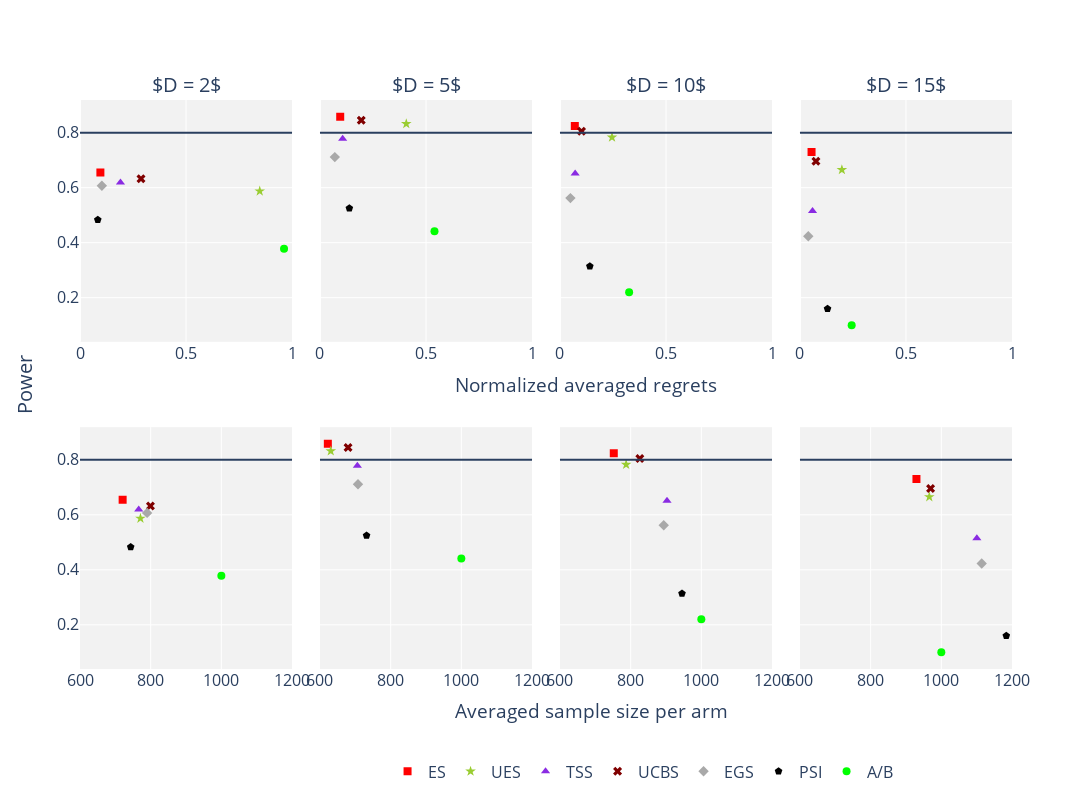

The notebook cell saved with this chart:
### Code cell
df = pd.read_csv("res_sim_gauss_var_numd.csv")
idx2key = {
    "0": r"$D = 2$",
    "1": r"$D = 5$",
    "2": r"$D = 10$",
    "3": r"$D = 15$",
}
algos = ["ES", "UES", "TSS", "UCBS", "EGS", "PSI", "A/B"]
key2data = get_key2data(df, idx2key, algos)
print(key2data)
fig = sd_return_fig(algos, key2data, 0.13, False, [[0.00, 1.00], [600, 1200]], 8, line_add=0.8)
fig.add_annotation(dict(
    font=dict(size=19),
    x=0.4,
    y=0.5,
    showarrow=False,
    text="Normalized averaged regrets",
    xanchor="left",
    xref="paper",
    yref="paper",
))
fig.add_annotation(dict(
    font=dict(size=19),
    x=0.4,
    y=-0.1,
    showarrow=False,
    text="Averaged sample size per arm",
    xanchor="left",
    xref="paper",
    yref="paper",
))

# print(fig.layout)
fig.show()
plotly.io.write_image(fig, 'sim_gauss_var_numd.pdf', format='pdf')

### Figure 1 — Plotly figure (JSON) as saved in the notebook; plotly's stock layout.template omitted (floating-point values rounded to 4 significant figures)
{"data": [{"legendgroup": "ES", "marker": {"color": ["red"], "size": 8, "symbol": ["square"]}, "mode": "markers", "name": "ES", "orientation": "h", "showlegend": true, "type": "scatter", "x": [0.09615], "xaxis": "x", "y": [0.655], "yaxis": "y"}, {"legendgroup": "ES", "marker": {"color": ["red"], "size": 8, "symbol": ["square"]}, "mode": "markers", "name": "ES", "orientation": "h", "showlegend": false, "type": "scatter", "x": [720.7], "xaxis": "x5", "y": [0.655], "yaxis": "y5"}, {"legendgroup": "UES", "marker": {"color": ["yellowgreen"], "size": 8, "symbol": ["star"]}, "mode": "markers", "name": "UES", "orientation": "h", "showlegend": true, "type": "scatter", "x": [0.8477], "xaxis": "x", "y": [0.587], "yaxis": "y"}, {"legendgroup": "UES", "marker": {"color": ["yellowgreen"], "size": 8, "symbol": ["star"]}, "mode": "markers", "name": "UES", "orientation": "h", "showlegend": false, "type": "scatter", "x": [771.1], "xaxis": "x5", "y": [0.587], "yaxis": "y5"}, {"legendgroup": "TSS", "marker": {"color": ["blueviolet"], "size": 8, "symbol": ["triangle-up"]}, "mode": "markers", "name": "TSS", "orientation": "h", "showlegend": true, "type": "scatter", "x": [0.1908], "xaxis": "x", "y": [0.619], "yaxis": "y"}, {"legendgroup": "TSS", "marker": {"color": ["blueviolet"], "size": 8, "symbol": ["triangle-up"]}, "mode": "markers", "name": "TSS", "orientation": "h", "showlegend": false, "type": "scatter", "x": [766.2], "xaxis": "x5", "y": [0.619], "yaxis": "y5"}, {"legendgroup": "UCBS", "marker": {"color": ["maroon"], "size": 8, "symbol": ["x"]}, "mode": "markers", "name": "UCBS", "orientation": "h", "showlegend": true, "type": "scatter", "x": [0.2877], "xaxis": "x", "y": [0.632], "yaxis": "y"}, {"legendgroup": "UCBS", "marker": {"color": ["maroon"], "size": 8, "symbol": ["x"]}, "mode": "markers", "name": "UCBS", "orientation": "h", "showlegend": false, "type": "scatter", "x": [799.4], "xaxis": "x5", "y": [0.632], "yaxis": "y5"}, {"legendgroup": "EGS", "marker": {"color": ["darkgray"], "size": 8, "symbol": ["diamond"]}, "mode": "markers", "name": "EGS", "orientation": "h", "showlegend": true, "type": "scatter", "x": [0.1031], "xaxis": "x", "y": [0.607], "yaxis": "y"}, {"legendgroup": "EGS", "marker": {"color": ["darkgray"], "size": 8, "symbol": ["diamond"]}, "mode": "markers", "name": "EGS", "orientation": "h", "showlegend": false, "type": "scatter", "x": [789.9], "xaxis": "x5", "y": [0.607], "yaxis": "y5"}, {"legendgroup": "PSI", "marker": {"color": ["black"], "size": 8, "symbol": ["pentagon"]}, "mode": "markers", "name": "PSI", "orientation": "h", "showlegend": true, "type": "scatter", "x": [0.08385], "xaxis": "x", "y": [0.483], "yaxis": "y"}, {"legendgroup": "PSI", "marker": {"color": ["black"], "size": 8, "symbol": ["pentagon"]}, "mode": "markers", "name": "PSI", "orientation": "h", "showlegend": false, "type": "scatter", "x": [743.4], "xaxis": "x5", "y": [0.483], "yaxis": "y5"}, {"legendgroup": "A/B", "marker": {"color": ["lime"], "size": 8, "symbol": ["circle"]}, "mode": "markers", "name": "A/B", "orientation": "h", "showlegend": true, "type": "scatter", "x": [0.9623], "xaxis": "x", "y": [0.378], "yaxis": "y"}, {"legendgroup": "A/B", "marker": {"color": ["lime"], "size": 8, "symbol": ["circle"]}, "mode": "markers", "name": "A/B", "orientation": "h", "showlegend": false, "type": "scatter", "x": [1000], "xaxis": "x5", "y": [0.378], "yaxis": "y5"}, {"legendgroup": "ES", "marker": {"color": ["red"], "size": 8, "symbol": ["square"]}, "mode": "markers", "name": "ES", "orientation": "h", "showlegend": false, "type": "scatter", "x": [0.09538], "xaxis": "x2", "y": [0.858], "yaxis": "y2"}, {"legendgroup": "ES", "marker": {"color": ["red"], "size": 8, "symbol": ["square"]}, "mode": "markers", "name": "ES", "orientation": "h", "showlegend": false, "type": "scatter", "x": [622.2], "xaxis": "x6", "y": [0.858], "yaxis": "y6"}, {"legendgroup": "UES", "marker": {"color": ["yellowgreen"], "size": 8, "symbol": ["star"]}, "mode": "markers", "name": "UES", "orientation": "h", "showlegend": false, "type": "scatter", "x": [0.4069], "xaxis": "x2", "y": [0.832], "yaxis": "y2"}, {"legendgroup": "UES", "marker": {"color": ["yellowgreen"], "size": 8, "symbol": ["star"]}, "mode": "markers", "name": "UES", "orientation": "h", "showlegend": false, "type": "scatter", "x": [630.5], "xaxis": "x6", "y": [0.832], "yaxis": "y6"}, {"legendgroup": "TSS", "marker": {"color": ["blueviolet"], "size": 8, "symbol": ["triangle-up"]}, "mode": "markers", "name": "TSS", "orientation": "h", "showlegend": false, "type": "scatter", "x": [0.1069], "xaxis": "x2", "y": [0.778], "yaxis": "y2"}, {"legendgroup": "TSS", "marker": {"color": ["blueviolet"], "size": 8, "symbol": ["triangle-up"]}, "mode": "markers", "name": "TSS", "orientation": "h", "showlegend": false, "type": "scatter", "x": [705.8], "xaxis": "x6", "y": [0.778], "yaxis": "y6"}, {"legendgroup": "UCBS", "marker": {"color": ["maroon"], "size": 8, "symbol": ["x"]}, "mode": "markers", "name": "UCBS", "orientation": "h", "showlegend": false, "type": "scatter", "x": [0.1946], "xaxis": "x2", "y": [0.845], "yaxis": "y2"}, {"legendgroup": "UCBS", "marker": {"color": ["maroon"], "size": 8, "symbol": ["x"]}, "mode": "markers", "name": "UCBS", "orientation": "h", "showlegend": false, "type": "scatter", "x": [679.4], "xaxis": "x6", "y": [0.845], "yaxis": "y6"}, {"legendgroup": "EGS", "marker": {"color": ["darkgray"], "size": 8, "symbol": ["diamond"]}, "mode": "markers", "name": "EGS", "orientation": "h", "showlegend": false, "type": "scatter", "x": [0.07], "xaxis": "x2", "y": [0.711], "yaxis": "y2"}, {"legendgroup": "EGS", "marker": {"color": ["darkgray"], "size": 8, "symbol": ["diamond"]}, "mode": "markers", "name": "EGS", "orientation": "h", "showlegend": false, "type": "scatter", "x": [707.5], "xaxis": "x6", "y": [0.711], "yaxis": "y6"}, {"legendgroup": "PSI", "marker": {"color": ["black"], "size": 8, "symbol": ["pentagon"]}, "mode": "markers", "name": "PSI", "orientation": "h", "showlegend": false, "type": "scatter", "x": [0.1385], "xaxis": "x2", "y": [0.525], "yaxis": "y2"}, {"legendgroup": "PSI", "marker": {"color": ["black"], "size": 8, "symbol": ["pentagon"]}, "mode": "markers", "name": "PSI", "orientation": "h", "showlegend": false, "type": "scatter", "x": [731.8], "xaxis": "x6", "y": [0.525], "yaxis": "y6"}, {"legendgroup": "A/B", "marker": {"color": ["lime"], "size": 8, "symbol": ["circle"]}, "mode": "markers", "name": "A/B", "orientation": "h", "showlegend": false, "type": "scatter", "x": [0.54], "xaxis": "x2", "y": [0.441], "yaxis": "y2"}, {"legendgroup": "A/B", "marker": {"color": ["lime"], "size": 8, "symbol": ["circle"]}, "mode": "markers", "name": "A/B", "orientation": "h", "showlegend": false, "type": "scatter", "x": [1000], "xaxis": "x6", "y": [0.441], "yaxis": "y6"}, {"legendgroup": "ES", "marker": {"color": ["red"], "size": 8, "symbol": ["square"]}, "mode": "markers", "name": "ES", "orientation": "h", "showlegend": false, "type": "scatter", "x": [0.07], "xaxis": "x3", "y": [0.824], "yaxis": "y3"}, {"legendgroup": "ES", "marker": {"color": ["red"], "size": 8, "symbol": ["square"]}, "mode": "markers", "name": "ES", "orientation": "h", "showlegend": false, "type": "scatter", "x": [752.2], "xaxis": "x7", "y": [0.824], "yaxis": "y7"}, {"legendgroup": "UES", "marker": {"color": ["yellowgreen"], "size": 8, "symbol": ["star"]}, "mode": "markers", "name": "UES", "orientation": "h", "showlegend": false, "type": "scatter", "x": [0.2454], "xaxis": "x3", "y": [0.783], "yaxis": "y3"}, {"legendgroup": "UES", "marker": {"color": ["yellowgreen"], "size": 8, "symbol": ["star"]}, "mode": "markers", "name": "UES", "orientation": "h", "showlegend": false, "type": "scatter", "x": [787.2], "xaxis": "x7", "y": [0.783], "yaxis": "y7"}, {"legendgroup": "TSS", "marker": {"color": ["blueviolet"], "size": 8, "symbol": ["triangle-up"]}, "mode": "markers", "name": "TSS", "orientation": "h", "showlegend": false, "type": "scatter", "x": [0.07154], "xaxis": "x3", "y": [0.651], "yaxis": "y3"}, {"legendgroup": "TSS", "marker": {"color": ["blueviolet"], "size": 8, "symbol": ["triangle-up"]}, "mode": "markers", "name": "TSS", "orientation": "h", "showlegend": false, "type": "scatter", "x": [902.9], "xaxis": "x7", "y": [0.651], "yaxis": "y7"}, {"legendgroup": "UCBS", "marker": {"color": ["maroon"], "size": 8, "symbol": ["x"]}, "mode": "markers", "name": "UCBS", "orientation": "h", "showlegend": false, "type": "scatter", "x": [0.1015], "xaxis": "x3", "y": [0.805], "yaxis": "y3"}, {"legendgroup": "UCBS", "marker": {"color": ["maroon"], "size": 8, "symbol": ["x"]}, "mode": "markers", "name": "UCBS", "orientation": "h", "showlegend": false, "type": "scatter", "x": [825.9], "xaxis": "x7", "y": [0.805], "yaxis": "y7"}, {"legendgroup": "EGS", "marker": {"color": ["darkgray"], "size": 8, "symbol": ["diamond"]}, "mode": "markers", "name": "EGS", "orientation": "h", "showlegend": false, "type": "scatter", "x": [0.04923], "xaxis": "x3", "y": [0.562], "yaxis": "y3"}, {"legendgroup": "EGS", "marker": {"color": ["darkgray"], "size": 8, "symbol": ["diamond"]}, "mode": "markers", "name": "EGS", "orientation": "h", "showlegend": false, "type": "scatter", "x": [893.6], "xaxis": "x7", "y": [0.562], "yaxis": "y7"}, {"legendgroup": "PSI", "marker": {"color": ["black"], "size": 8, "symbol": ["pentagon"]}, "mode": "markers", "name": "PSI", "orientation": "h", "showlegend": false, "type": "scatter", "x": [0.1408], "xaxis": "x3", "y": [0.314], "yaxis": "y3"}, {"legendgroup": "PSI", "marker": {"color": ["black"], "size": 8, "symbol": ["pentagon"]}, "mode": "markers", "name": "PSI", "orientation": "h", "showlegend": false, "type": "scatter", "x": [945.2], "xaxis": "x7", "y": [0.314], "yaxis": "y7"}, {"legendgroup": "A/B", "marker": {"color": ["lime"], "size": 8, "symbol": ["circle"]}, "mode": "markers", "name": "A/B", "orientation": "h", "showlegend": false, "type": "scatter", "x": [0.3262], "xaxis": "x3", "y": [0.22], "yaxis": "y3"}, {"legendgroup": "A/B", "marker": {"color": ["lime"], "size": 8, "symbol": ["circle"]}, "mode": "markers", "name": "A/B", "orientation": "h", "showlegend": false, "type": "scatter", "x": [1000], "xaxis": "x7", "y": [0.22], "yaxis": "y7"}, {"legendgroup": "ES", "marker": {"color": ["red"], "size": 8, "symbol": ["square"]}, "mode": "markers", "name": "ES", "orientation": "h", "showlegend": false, "type": "scatter", "x": [0.05462], "xaxis": "x4", "y": [0.73], "yaxis": "y4"}, {"legendgroup": "ES", "marker": {"color": ["red"], "size": 8, "symbol": ["square"]}, "mode": "markers", "name": "ES", "orientation": "h", "showlegend": false, "type": "scatter", "x": [929.6], "xaxis": "x8", "y": [0.73], "yaxis": "y8"}, {"legendgroup": "UES", "marker": {"color": ["yellowgreen"], "size": 8, "symbol": ["star"]}, "mode": "markers", "name": "UES", "orientation": "h", "showlegend": false, "type": "scatter", "x": [0.1977], "xaxis": "x4", "y": [0.665], "yaxis": "y4"}, {"legendgroup": "UES", "marker": {"color": ["yellowgreen"], "size": 8, "symbol": ["star"]}, "mode": "markers", "name": "UES", "orientation": "h", "showlegend": false, "type": "scatter", "x": [966.0], "xaxis": "x8", "y": [0.665], "yaxis": "y8"}, {"legendgroup": "TSS", "marker": {"color": ["blueviolet"], "size": 8, "symbol": ["triangle-up"]}, "mode": "markers", "name": "TSS", "orientation": "h", "showlegend": false, "type": "scatter", "x": [0.05923], "xaxis": "x4", "y": [0.515], "yaxis": "y4"}, {"legendgroup": "TSS", "marker": {"color": ["blueviolet"], "size": 8, "symbol": ["triangle-up"]}, "mode": "markers", "name": "TSS", "orientation": "h", "showlegend": false, "type": "scatter", "x": [1101.0], "xaxis": "x8", "y": [0.515], "yaxis": "y8"}, {"legendgroup": "UCBS", "marker": {"color": ["maroon"], "size": 8, "symbol": ["x"]}, "mode": "markers", "name": "UCBS", "orientation": "h", "showlegend": false, "type": "scatter", "x": [0.07538], "xaxis": "x4", "y": [0.696], "yaxis": "y4"}, {"legendgroup": "UCBS", "marker": {"color": ["maroon"], "size": 8, "symbol": ["x"]}, "mode": "markers", "name": "UCBS", "orientation": "h", "showlegend": false, "type": "scatter", "x": [969.6], "xaxis": "x8", "y": [0.696], "yaxis": "y8"}, {"legendgroup": "EGS", "marker": {"color": ["darkgray"], "size": 8, "symbol": ["diamond"]}, "mode": "markers", "name": "EGS", "orientation": "h", "showlegend": false, "type": "scatter", "x": [0.03923], "xaxis": "x4", "y": [0.423], "yaxis": "y4"}, {"legendgroup": "EGS", "marker": {"color": ["darkgray"], "size": 8, "symbol": ["diamond"]}, "mode": "markers", "name": "EGS", "orientation": "h", "showlegend": false, "type": "scatter", "x": [1114.0], "xaxis": "x8", "y": [0.423], "yaxis": "y8"}, {"legendgroup": "PSI", "marker": {"color": ["black"], "size": 8, "symbol": ["pentagon"]}, "mode": "markers", "name": "PSI", "orientation": "h", "showlegend": false, "type": "scatter", "x": [0.13], "xaxis": "x4", "y": [0.16], "yaxis": "y4"}, {"legendgroup": "PSI", "marker": {"color": ["black"], "size": 8, "symbol": ["pentagon"]}, "mode": "markers", "name": "PSI", "orientation": "h", "showlegend": false, "type": "scatter", "x": [1184.0], "xaxis": "x8", "y": [0.16], "yaxis": "y8"}, {"legendgroup": "A/B", "marker": {"color": ["lime"], "size": 8, "symbol": ["circle"]}, "mode": "markers", "name": "A/B", "orientation": "h", "showlegend": false, "type": "scatter", "x": [0.2438], "xaxis": "x4", "y": [0.1], "yaxis": "y4"}, {"legendgroup": "A/B", "marker": {"color": ["lime"], "size": 8, "symbol": ["circle"]}, "mode": "markers", "name": "A/B", "orientation": "h", "showlegend": false, "type": "scatter", "x": [1000], "xaxis": "x8", "y": [0.1], "yaxis": "y8"}], "layout": {"annotations": [{"font": {"size": 20}, "showarrow": false, "text": "$D = 2$", "x": 0.1138, "xanchor": "center", "xref": "paper", "y": 1, "yanchor": "bottom", "yref": "paper"}, {"font": {"size": 20}, "showarrow": false, "text": "$D = 5$", "x": 0.3712, "xanchor": "center", "xref": "paper", "y": 1, "yanchor": "bottom", "yref": "paper"}, {"font": {"size": 20}, "showarrow": false, "text": "$D = 10$", "x": 0.6288, "xanchor": "center", "xref": "paper", "y": 1, "yanchor": "bottom", "yref": "paper"}, {"font": {"size": 20}, "showarrow": false, "text": "$D = 15$", "x": 0.8862, "xanchor": "center", "xref": "paper", "y": 1, "yanchor": "bottom", "yref": "paper"}, {"font": {"size": 20}, "showarrow": false, "text": "Power", "textangle": -90, "x": 0, "xanchor": "right", "xref": "paper", "xshift": -40, "y": 0.5, "yanchor": "middle", "yref": "paper"}, {"font": {"size": 19}, "showarrow": false, "text": "Normalized averaged regrets", "x": 0.4, "xanchor": "left", "xref": "paper", "y": 0.5, "yref": "paper"}, {"font": {"size": 19}, "showarrow": false, "text": "Averaged sample size per arm", "x": 0.4, "xanchor": "left", "xref": "paper", "y": -0.1, "yref": "paper"}], "font": {"size": 16}, "height": 800, "legend": {"orientation": "h", "x": 0.33, "y": -0.15}, "plot_bgcolor": "rgb(242,242,242)", "shapes": [{"type": "line", "x0": 0, "x1": 1, "xref": "x domain", "y0": 0.8, "y1": 0.8, "yref": "y"}, {"type": "line", "x0": 0, "x1": 1, "xref": "x2 domain", "y0": 0.8, "y1": 0.8, "yref": "y2"}, {"type": "line", "x0": 0, "x1": 1, "xref": "x3 domain", "y0": 0.8, "y1": 0.8, "yref": "y3"}, {"type": "line", "x0": 0, "x1": 1, "xref": "x4 domain", "y0": 0.8, "y1": 0.8, "yref": "y4"}, {"type": "line", "x0": 0, "x1": 1, "xref": "x5 domain", "y0": 0.8, "y1": 0.8, "yref": "y5"}, {"type": "line", "x0": 0, "x1": 1, "xref": "x6 domain", "y0": 0.8, "y1": 0.8, "yref": "y6"}, {"type": "line", "x0": 0, "x1": 1, "xref": "x7 domain", "y0": 0.8, "y1": 0.8, "yref": "y7"}, {"type": "line", "x0": 0, "x1": 1, "xref": "x8 domain", "y0": 0.8, "y1": 0.8, "yref": "y8"}], "width": 1600, "xaxis": {"anchor": "y", "domain": [0, 0.2275], "range": [0, 1]}, "xaxis2": {"anchor": "y2", "domain": [0.2575, 0.485], "range": [0, 1]}, "xaxis3": {"anchor": "y3", "domain": [0.515, 0.7425], "range": [0, 1]}, "xaxis4": {"anchor": "y4", "domain": [0.7725, 1], "range": [0, 1]}, "xaxis5": {"anchor": "y5", "domain": [0, 0.2275], "range": [600, 1200]}, "xaxis6": {"anchor": "y6", "domain": [0.2575, 0.485], "range": [600, 1200]}, "xaxis7": {"anchor": "y7", "domain": [0.515, 0.7425], "range": [600, 1200]}, "xaxis8": {"anchor": "y8", "domain": [0.7725, 1], "range": [600, 1200]}, "yaxis": {"anchor": "x", "domain": [0.575, 1]}, "yaxis2": {"anchor": "x2", "domain": [0.575, 1], "matches": "y", "showticklabels": false}, "yaxis3": {"anchor": "x3", "domain": [0.575, 1], "matches": "y", "showticklabels": false}, "yaxis4": {"anchor": "x4", "domain": [0.575, 1], "matches": "y", "showticklabels": false}, "yaxis5": {"anchor": "x5", "domain": [0, 0.425]}, "yaxis6": {"anchor": "x6", "domain": [0, 0.425], "matches": "y5", "showticklabels": false}, "yaxis7": {"anchor": "x7", "domain": [0, 0.425], "matches": "y5", "showticklabels": false}, "yaxis8": {"anchor": "x8", "domain": [0, 0.425], "matches": "y5", "showticklabels": false}}}
